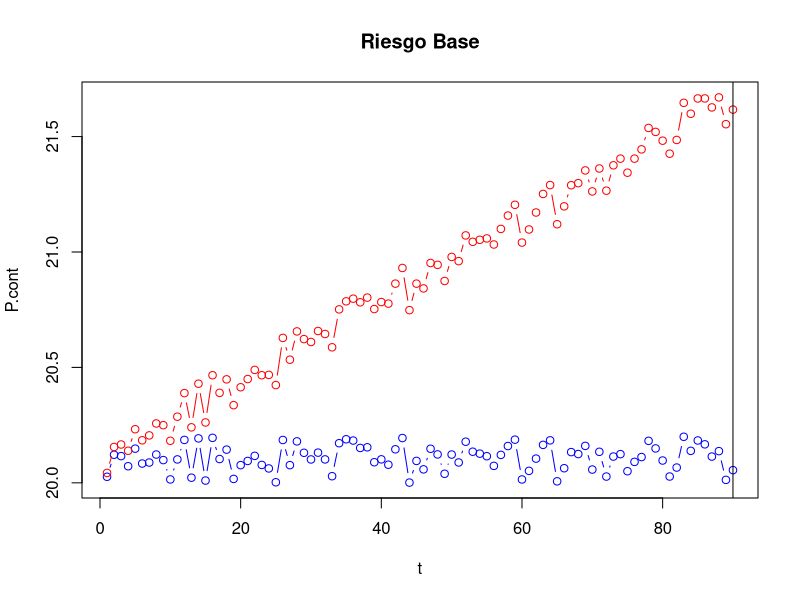

Recreate this plot in R.

#Precio Teorico Forward

s0 <- 2000
r <- 0.10 #tasa de plusvalia
t <- 60 #tiempo expresado en días
Ft.sim <- s0*(1+r*t/360) #interes simple
Ft.com <- s0*(1+r)^(t/360) #interes compuesto
Ft.cont <- s0*exp(r*t/360) #interes continuo
cat(Ft.sim,Ft.com,Ft.cont)

#Riesgo Base de los forward
s0 <- 20
r <- 0.30
t <- seq(1,90,by=1)
set.seed(600)
P.cont <- s0*(1+runif(90,0,1)/100)
Ft <- P.cont*exp(r*t/360)
r.base <- Ft -P.cont

plot(x=t,y=P.cont,type="b",col="blue",
     ylim = c(min(P.cont,Ft),max(P.cont,Ft)),
     main = "Riesgo Base")
lines(x=t,y=Ft,type="b",col="red")
abline(v=90,col="black")
